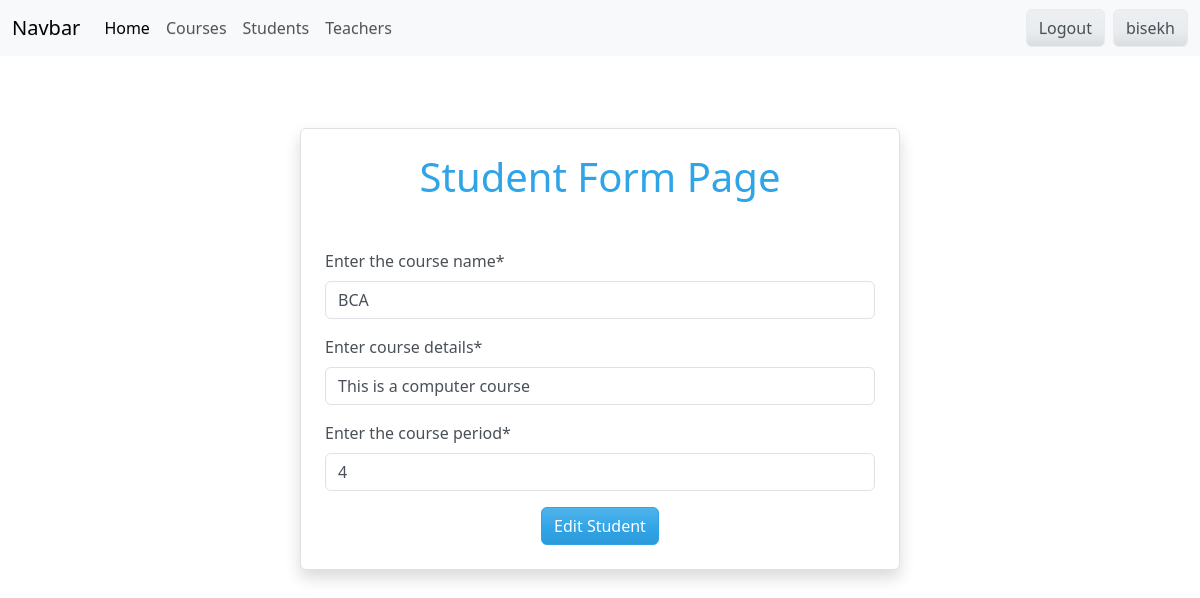
Screenshot of /editCourse/4 (signed in) with the database file from the repository.
### course/models.py (models this page shows, shortened)
class Course_Available(models.Model):
    title = models.CharField(max_length=100)
    description = models.TextField()
    created_at = models.DateTimeField(auto_now_add=True)
    course_period = models.IntegerField()

### course/views.py (the view)
# urls.py: path('editCourse/<int:pk>',views.edit_courses,name='editCourse'),
def edit_courses(request,pk):
    if request.user.is_authenticated:
        current_course = Course_Available.objects.get(id=pk)
        form = CreateCourseForm(request.POST or None,instance=current_course)
        if form.is_valid():
            form.save()
            messages.success(request,'Course updated successufully')
            return redirect('course')
        return render(request,'editStudent.html',{
            'form':form
        })
    else:
        return redirect('home')

### course/froms.py
class CreateCourseForm(models.ModelForm):
    title =forms.CharField(required=True,widget=forms.TextInput(attrs={'placeholder':'Course Name', 'class':'form-control'}),label="Enter the course name")
    description =forms.CharField(required=True,widget=forms.TextInput(attrs={'placeholder':'Course Description', 'class':'form-control'}),label="Enter course details")
    course_period =forms.CharField(required=True,widget=forms.TextInput(attrs={'placeholder':'4', 'class':'form-control'}),label="Enter the course period")
    class Meta:
        model = Course_Available
        fields = ['title','description','course_period']

### templates/editStudent.html (shortened to what this page needs)
{% extends 'base.html' %}
{% load crispy_forms_tags %}
{% block content %}
<div class="d-flex justify-content-center align-items-center mb-5">
  <div class="card shadow border p-4 w-50">
    <h1 class="text-center mb-4">Student Form Page</h1>
    <form method="post">
      <br />
      {{ form|crispy }}
      <div class="text-center mt-3">
        <button type="submit" class="btn btn-primary">Edit Student</button>
      </div>
    </form>
  </div>
</div>
{% endblock %}

### templates/navbar.html (shortened to what this page needs)
<nav class="navbar navbar-expand-lg bg-body-tertiary">
  <div class="container-fluid">
    <a class="navbar-brand" href="{% url 'home' %}">Navbar</a>
    <div class="collapse navbar-collapse" id="navbarColor04">
      <ul class="navbar-nav me-auto">
        <li class="nav-item">
          <a class="nav-link active" href="{% url 'home' %}"
            >Home
          </a>
        </li>
        <li class="nav-item">
          <a class="nav-link" href="{% url 'course' %}">Courses</a>
        </li>
        <li class="nav-item">
          <a class="nav-link" href="{% url 'student' %}">Students</a>
        </li>
        <li class="nav-item">
          <a class="nav-link" href="{% url 'teacher' %}">Teachers</a>
        </li>
      </ul>
      {% if user.is_authenticated %}
      <div class="d-flex">
        <a class="btn btn-secondary me-2" href="{% url 'logout' %}">Logout</a>
        <a class="btn btn-secondary">{{user.username}}</a>
      </div>
      {% else %}
      <div class="d-flex">
        <a class="btn btn-secondary me-2" href="{% url 'login' %}">Login</a>
        <a class="btn btn-secondary" href="{% url 'signup' %}">Register</a>
      </div>
      {% endif %}
    </div>
  </div>
</nav>

### rows the page displays
Course_Available: title "BCA", description "This is a computer course", course_period "4"

### other values shown
{{ user.username }} "bisekh"
